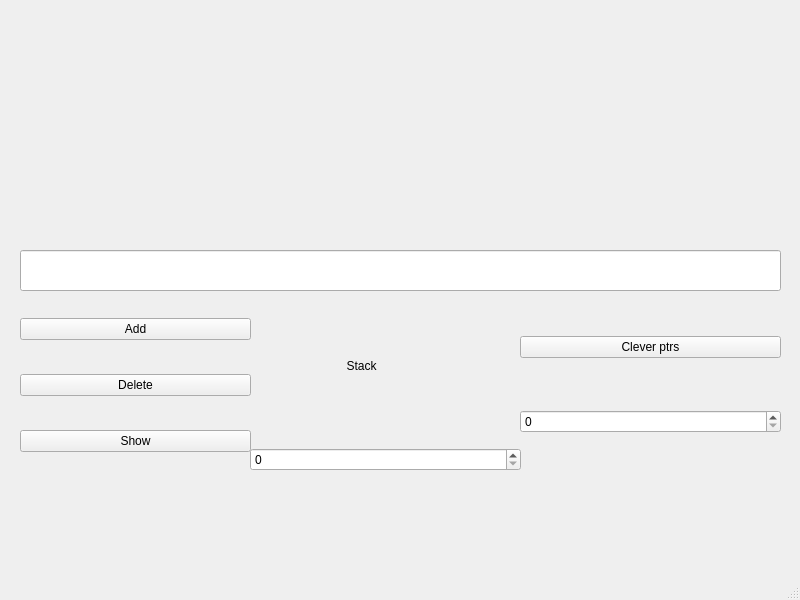
<?xml version="1.0" encoding="UTF-8"?>
<ui version="4.0">
 <class>MainWindow</class>
 <widget class="QMainWindow" name="MainWindow">
  <property name="geometry">
   <rect>
    <x>0</x>
    <y>0</y>
    <width>800</width>
    <height>600</height>
   </rect>
  </property>
  <property name="windowTitle">
   <string>MainWindow</string>
  </property>
  <widget class="QWidget" name="centralwidget">
   <widget class="QWidget" name="verticalLayoutWidget_2">
    <property name="geometry">
     <rect>
      <x>250</x>
      <y>290</y>
      <width>271</width>
      <height>181</height>
     </rect>
    </property>
    <layout class="QVBoxLayout" name="verticalLayout_2">
     <item>
      <widget class="QLabel" name="label">
       <property name="text">
        <string>                             Stack</string>
       </property>
      </widget>
     </item>
     <item>
      <widget class="QSpinBox" name="numBox"/>
     </item>
    </layout>
   </widget>
   <widget class="QWidget" name="verticalLayoutWidget_3">
    <property name="geometry">
     <rect>
      <x>20</x>
      <y>290</y>
      <width>231</width>
      <height>191</height>
     </rect>
    </property>
    <layout class="QVBoxLayout" name="verticalLayout_3">
     <item>
      <widget class="QPushButton" name="addButton">
       <property name="text">
        <string>Add</string>
       </property>
      </widget>
     </item>
     <item>
      <widget class="QPushButton" name="deleteButton">
       <property name="text">
        <string>Delete</string>
       </property>
      </widget>
     </item>
     <item>
      <widget class="QPushButton" name="showButton">
       <property name="text">
        <string>Show</string>
       </property>
      </widget>
     </item>
    </layout>
   </widget>
   <widget class="QWidget" name="verticalLayoutWidget_4">
    <property name="geometry">
     <rect>
      <x>520</x>
      <y>290</y>
      <width>261</width>
      <height>191</height>
     </rect>
    </property>
    <layout class="QVBoxLayout" name="verticalLayout_4">
     <item>
      <widget class="QPushButton" name="ptrButton">
       <property name="text">
        <string>Clever ptrs</string>
       </property>
      </widget>
     </item>
     <item>
      <widget class="QSpinBox" name="ptrBox"/>
     </item>
    </layout>
   </widget>
   <widget class="QLineEdit" name="showNum">
    <property name="geometry">
     <rect>
      <x>20</x>
      <y>250</y>
      <width>761</width>
      <height>41</height>
     </rect>
    </property>
   </widget>
  </widget>
  <widget class="QMenuBar" name="menubar">
   <property name="geometry">
    <rect>
     <x>0</x>
     <y>0</y>
     <width>800</width>
     <height>26</height>
    </rect>
   </property>
  </widget>
  <widget class="QStatusBar" name="statusbar"/>
 </widget>
 <resources/>
 <connections/>
</ui>
